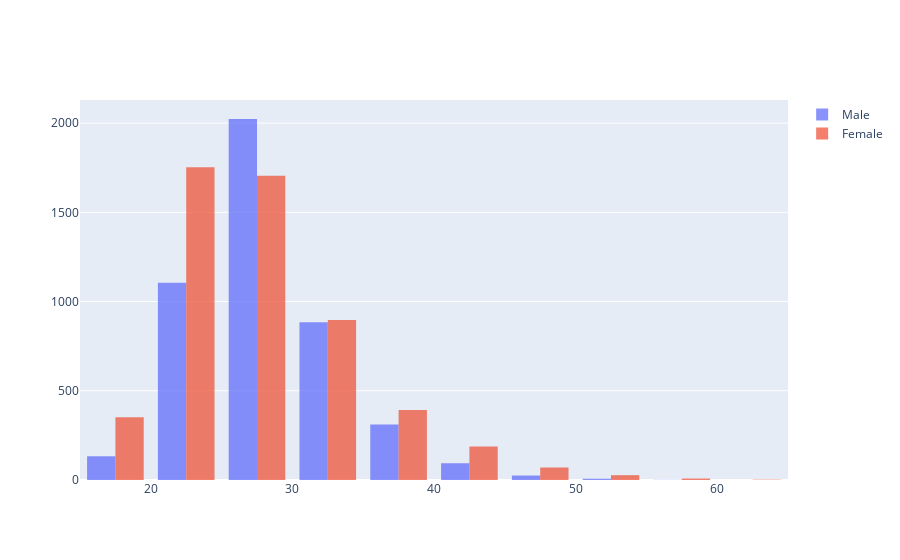

Notebook source saved alongside this figure:
### Code cell
fig= go.Figure()
fig.add_trace(go.Histogram(x=df_mean[df_mean['TESEX'] == 1] ['ERBMI'] , name='Male'))
fig.add_trace(go.Histogram(x=df_mean[df_mean['TESEX'] == 2] ['ERBMI'] , name='Female'))
fig.update_traces(opacity = 0.75, xbins=dict(start=15, end= 65, size=5 ))
fig.show()

### Figure 1 — Plotly figure (JSON) as saved in the notebook; plotly's stock layout.template omitted (floating-point values rounded to 4 significant figures; data arrays with more than 128 entries replaced by an {"elided": "..."} marker saying what was removed)
{"data": [{"name": "Male", "opacity": 0.75, "type": "histogram", "x": {"elided": "4670 float values"}, "xbins": {"end": 65, "size": 5, "start": 15}}, {"name": "Female", "opacity": 0.75, "type": "histogram", "x": {"elided": "5823 float values"}, "xbins": {"end": 65, "size": 5, "start": 15}}], "layout": {}}
